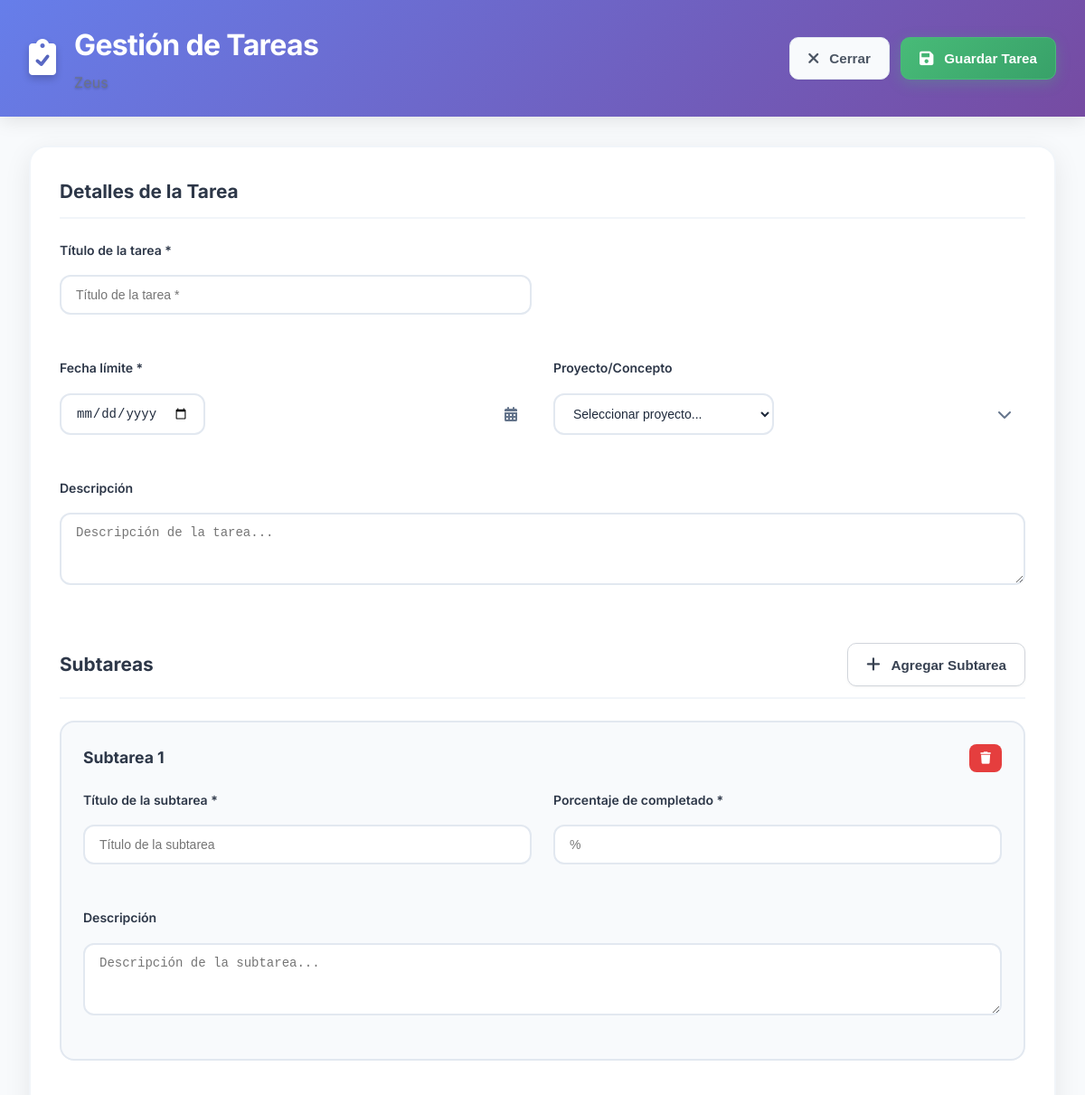
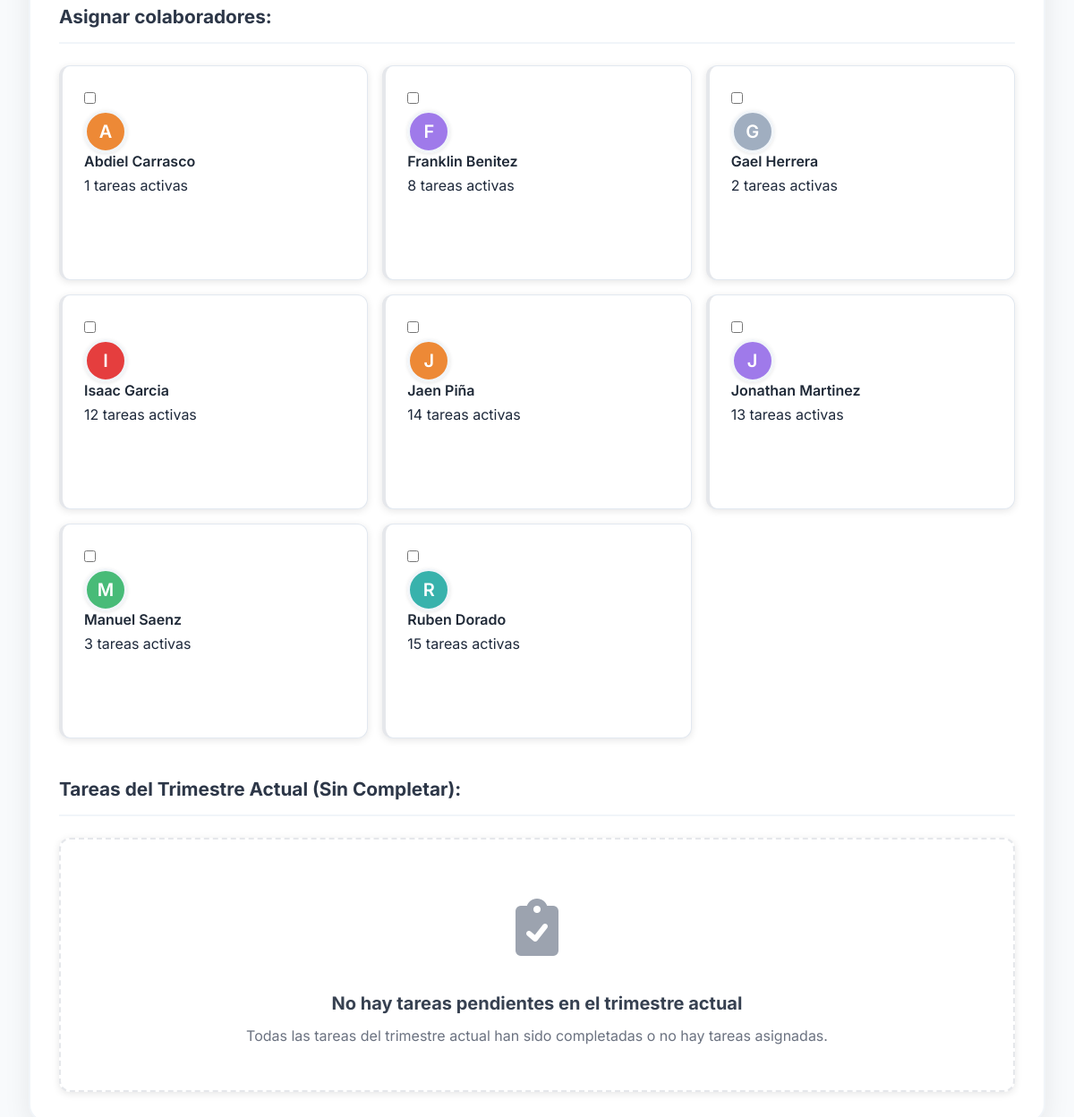
The app's page /public/?route=clan_leader/tasks&action=create (signed in) with its own data (2 pictures, top to bottom).
### tables this page shows
CREATE TABLE `Users` (
  `user_id` int NOT NULL,
  `username` varchar(100) NOT NULL,
  `password_hash` varchar(255) NOT NULL,
  `email` varchar(100) DEFAULT NULL,
  `full_name` varchar(100) DEFAULT NULL,
  `is_active` tinyint(1) DEFAULT '1',
  `last_login` timestamp NULL DEFAULT NULL,
  `created_at` timestamp NULL DEFAULT CURRENT_TIMESTAMP
);

### config/database.php (called while the page is built, shortened)
<?php
class Database {
    private static $connection = null;
    public static function getConnection() {
        if (self::$connection === null) {
            try {
                $dsn = "mysql:host=" . DB_HOST . ";dbname=" . DB_NAME . ";charset=utf8mb4";
                $options = [
                    PDO::ATTR_ERRMODE => PDO::ERRMODE_EXCEPTION,
                    PDO::ATTR_DEFAULT_FETCH_MODE => PDO::FETCH_ASSOC,
                    PDO::ATTR_EMULATE_PREPARES => false,
                ];
                self::$connection = new PDO($dsn, DB_USERNAME, DB_PASSWORD, $options);
            } catch (PDOException $e) {
                die('Error de conexión a la base de datos: ' . $e->getMessage());
            }
        }
        return self::$connection;
    }
}

### app/models/Auth.php (called while the page is built, shortened)
<?php
class Auth {
    private $userModel;
    public function __construct() {
        $this->userModel = new User();
    }
    public function isLoggedIn() {
        return isset($_SESSION['user_id']) && !empty($_SESSION['user_id']);
    }
    public function getCurrentUser() {
        return $this->userModel->findById($_SESSION['user_id']);
    }
}

### app/models/User.php (called while the page is built, shortened)
<?php
class User {
    private $db;
    public function __construct() {
        $this->db = Database::getConnection();
    }
    public function findById($id) {
        try {
            $stmt = $this->db->prepare("
                SELECT user_id, username, email, full_name, is_active, last_login, created_at
                FROM Users
                WHERE user_id = ? AND is_active = 1
            ");
            $stmt->execute([$id]);
            return $stmt->fetch();
        } catch (PDOException $e) {
            error_log("Error al buscar usuario por ID: " . $e->getMessage());
            return false;
        }
    }
    public function getUserClan($userId) {
        try {
            $stmt = $this->db->prepare("
                SELECT
                    c.clan_id,
                    c.clan_name,
                    c.clan_departamento
                FROM Clans c
                JOIN Clan_Members cm ON c.clan_id = cm.clan_id
                WHERE cm.user_id = ?
                LIMIT 1
            ");
            $stmt->execute([$userId]);
            return $stmt->fetch();
        } catch (PDOException $e) {
            error_log("Error al obtener clan del usuario: " . $e->getMessage());
            return false;
        }
    }
}

### app/models/Clan.php (called while the page is built, shortened)
<?php
class Clan {
    private $db;
    public function __construct() {
        $this->db = Database::getConnection();
    }
    public function getMembers($clanId) {
        try {
            $stmt = $this->db->prepare("
                SELECT
                    u.user_id,
                    u.username,
                    u.full_name,
                    u.email,
                    u.is_active,
                    u.last_login,
                    r.role_name
                FROM Clan_Members cm
                JOIN Users u ON cm.user_id = u.user_id
                LEFT JOIN User_Roles ur ON u.user_id = ur.user_id
                LEFT JOIN Roles r ON ur.role_id = r.role_id
                WHERE cm.clan_id = ?
                ORDER BY u.full_name
            ");
            $stmt->execute([$clanId]);
            return $stmt->fetchAll();
        } catch (PDOException $e) {
            error_log("Error al obtener miembros: " . $e->getMessage());
            return [];
        }
    }
}

### app/views/clan_leader/task_management.php (the view, shortened to what this page needs)
<?php
function getMemberColor($userId) {
    $colors = ['#667eea', '#48bb78', '#ed8936', '#e53e3e', '#9f7aea', '#38b2ac', '#a0aec0', '#f6e05e'];
    return $colors[$userId % count($colors)];
}
function getActiveTasksCount($userId) {
    return rand(1, 15);
}
?>
<div class="task-management-fullscreen">
    <header class="task-management-header">
        <div class="header-content">
            <div class="header-left">
                <div class="task-icon">
                    <i class="fas fa-clipboard-check"></i>
                </div>
                <div class="header-text">
                    <h1>Gestión de Tareas</h1>
                    <span class="subtitle"><?php echo htmlspecialchars($clan['clan_name']); ?></span>
                </div>
            </div>
            <div class="header-actions">
                <button class="btn-minimal secondary" onclick="closeTaskManagement()">
                    <i class="fas fa-times"></i>
                    Cerrar
                </button>
                <button class="btn-minimal primary" onclick="saveTask()">
                    <i class="fas fa-save"></i>
                    Guardar Tarea
                </button>
            </div>
        </div>
    </header>
    <div class="task-management-content">
        <div class="task-form-container">
            <div class="task-main-form">
                <div class="form-section">
                    <h3>Detalles de la Tarea</h3>
                    <div class="form-row">
                        <div class="form-group">
                            <label for="task_title">Título de la tarea *</label>
                            <input type="text" id="task_title" name="task_title" placeholder="Título de la tarea *" required>
                        </div>
                    </div>
                    <div class="form-row">
                        <div class="form-group">
                            <label for="task_due_date">Fecha límite *</label>
                            <div class="date-input-wrapper">
                                <input type="date" id="task_due_date" name="task_due_date" required>
                                <i class="fas fa-calendar-alt"></i>
                            </div>
                        </div>
                        <div class="form-group">
                            <label for="task_project">Proyecto/Concepto</label>
                            <div class="select-wrapper">
                                <select id="task_project" name="task_project">
                                    <option value="">Seleccionar proyecto...</option>
                                </select>
                                <i class="fas fa-chevron-down"></i>
                            </div>
                        </div>
                    </div>
                    <div class="form-row">
                        <div class="form-group full-width">
                            <label for="task_description">Descripción</label>
                            <textarea id="task_description" name="task_description" rows="3" placeholder="Descripción de la tarea..."></textarea>
                        </div>
                    </div>
                </div>
                <div class="form-section">
                    <div class="section-header">
                        <h3>Subtareas</h3>
                        <button class="btn-minimal small" onclick="addSubtask()">
                            <i class="fas fa-plus"></i>
                            Agregar Subtarea
                        </button>
                    </div>
                    <div id="subtasks-container">
                    </div>
                </div>
                <div class="form-section">
                    <h3>Asignar colaboradores:</h3>
                    <div class="collaborators-grid">
                        <?php foreach ($members as $member): ?>
                            <div class="collaborator-card" data-user-id="<?php echo $member['user_id']; ?>">
                                <div class="collaborator-checkbox">
                                    <input type="checkbox"
                                           id="member_<?php echo $member['user_id']; ?>"
                                           name="assigned_members[]"
                                           value="<?php echo $member['user_id']; ?>">
                                </div>
                                <div class="collaborator-avatar">
                                    <div class="avatar-initial" style="background-color: <?php echo getMemberColor($member['user_id']); ?>">
                                        <?php echo strtoupper(substr($member['full_name'], 0, 1)); ?>
                                    </div>
                                </div>
                                <div class="collaborator-info">
                                    <div class="collaborator-name"><?php echo htmlspecialchars($member['full_name']); ?></div>
                                    <div class="collaborator-tasks">
                                        <span class="active-tasks"><?php echo getActiveTasksCount($member['user_id']); ?> tareas activas</span>
                                    </div>
                                </div>
                            </div>
                        <?php endforeach; ?>
                    </div>
                </div>
                <div class="form-section">
                    <h3>Tareas del Trimestre Actual (Sin Completar):</h3>
                    <?php if (!empty($currentQuarterTasks)): ?>
                        <div class="quarter-tasks-container">
                            <div class="quarter-tasks-grid">
                                <?php foreach ($currentQuarterTasks as $task): ?>
                                    <div class="quarter-task-card" data-task-id="<?php echo $task['task_id']; ?>">
                                        <div class="task-header">
                                            <div class="task-priority priority-<?php echo $task['priority']; ?>">
                                                <i class="fas fa-flag"></i>
                                                <?php echo ucfirst($task['priority']); ?>
                                            </div>
                                            <div class="task-status status-<?php echo $task['status']; ?>">
                                                <?php echo ucfirst(str_replace('_', ' ', $task['status'])); ?>
                                            </div>
                                        </div>
                                        <div class="task-content">
                                            <h4 class="task-title"><?php echo htmlspecialchars($task['task_name']); ?></h4>
                                            <p class="task-project">Proyecto: <?php echo htmlspecialchars($task['project_name']); ?></p>
                                            <?php if (!empty($task['description'])): ?>
                                                <p class="task-description"><?php echo htmlspecialchars(substr($task['description'], 0, 100)); ?><?php echo strlen($task['description']) > 100 ? '...' : ''; ?></p>
                                            <?php endif; ?>
                                            <div class="task-meta">
                                                <?php if ($task['due_date']): ?>
                                                    <div class="meta-item">
                                                        <i class="fas fa-calendar-alt"></i>
                                                        <span>Vence: <?php echo date('d/m/Y', strtotime($task['due_date'])); ?></span>
                                                        <?php if ($task['days_until_due'] < 0): ?>
                                                            <span class="overdue">¡Vencida!</span>
                                                        <?php elseif ($task['days_until_due'] <= 3): ?>
                                                            <span class="urgent">¡Pronto!</span>
                                                        <?php endif; ?>
                                                    </div>
                                                <?php endif; ?>
                                                <?php if (!empty($task['all_assigned_users'])): ?>
                                                    <div class="meta-item">
                                                        <i class="fas fa-users"></i>
                                                        <span><?php echo htmlspecialchars($task['all_assigned_users']); ?></span>
                                                    </div>
                                                <?php endif; ?>
                                            </div>
                                            <div class="task-progress">
                                                <div class="progress-bar">
                                                    <div class="progress-fill" style="width: <?php echo $task['completion_percentage']; ?>%"></div>
                                                </div>
                                                <span class="progress-text"><?php echo $task['completion_percentage']; ?>% completado</span>
                                            </div>
                                        </div>
                                    </div>
                                <?php endforeach; ?>
                            </div>
                        </div>
                    <?php else: ?>
                        <div class="no-quarter-tasks">
                            <div class="no-tasks-icon">
                                <i class="fas fa-clipboard-check"></i>
                            </div>
                            <h4>No hay tareas pendientes en el trimestre actual</h4>
                            <p>Todas las tareas del trimestre actual han sido completadas o no hay tareas asignadas.</p>
                        </div>
                    <?php endif; ?>
                </div>
            </div>
        </div>
    </div>
</div>
<template id="subtask-template">
    <div class="subtask-item" data-subtask-index="{index}">
        <div class="subtask-header">
            <div class="subtask-number">Subtarea {number}</div>
            <button type="button" class="btn-remove-subtask" onclick="removeSubtask({index})">
                <i class="fas fa-trash"></i>
            </button>
        </div>
        <div class="subtask-content">
            <div class="form-row">
                <div class="form-group">
                    <label>Título de la subtarea *</label>
                    <input type="text" name="subtasks[{index}][title]" placeholder="Título de la subtarea" required>
                </div>
                <div class="form-group">
                    <label>Porcentaje de completado *</label>
                    <input type="number" name="subtasks[{index}][percentage]" min="1" max="100" placeholder="%" required>
                </div>
            </div>
            <div class="form-row">
                <div class="form-group full-width">
                    <label>Descripción</label>
                    <textarea name="subtasks[{index}][description]" rows="2" placeholder="Descripción de la subtarea..."></textarea>
                </div>
            </div>
        </div>
    </div>
</template>
<?php
require_once __DIR__ . '/../admin/layout.php';
?>

### records on screen
users: full_name "A", full_name "Abdiel Carrasco", user_id "1"
users: full_name "F", full_name "Franklin Benitez", user_id "8"
users: full_name "G", full_name "Gael Herrera", user_id "2"
users: full_name "I", full_name "Isaac Garcia", user_id "12"
users: full_name "J", full_name "Jaen Piña", user_id "14"
users: full_name "J", full_name "Jonathan Martinez", user_id "13"
users: full_name "M", full_name "Manuel Saenz", user_id "3"
users: full_name "R", full_name "Ruben Dorado", user_id "15"
